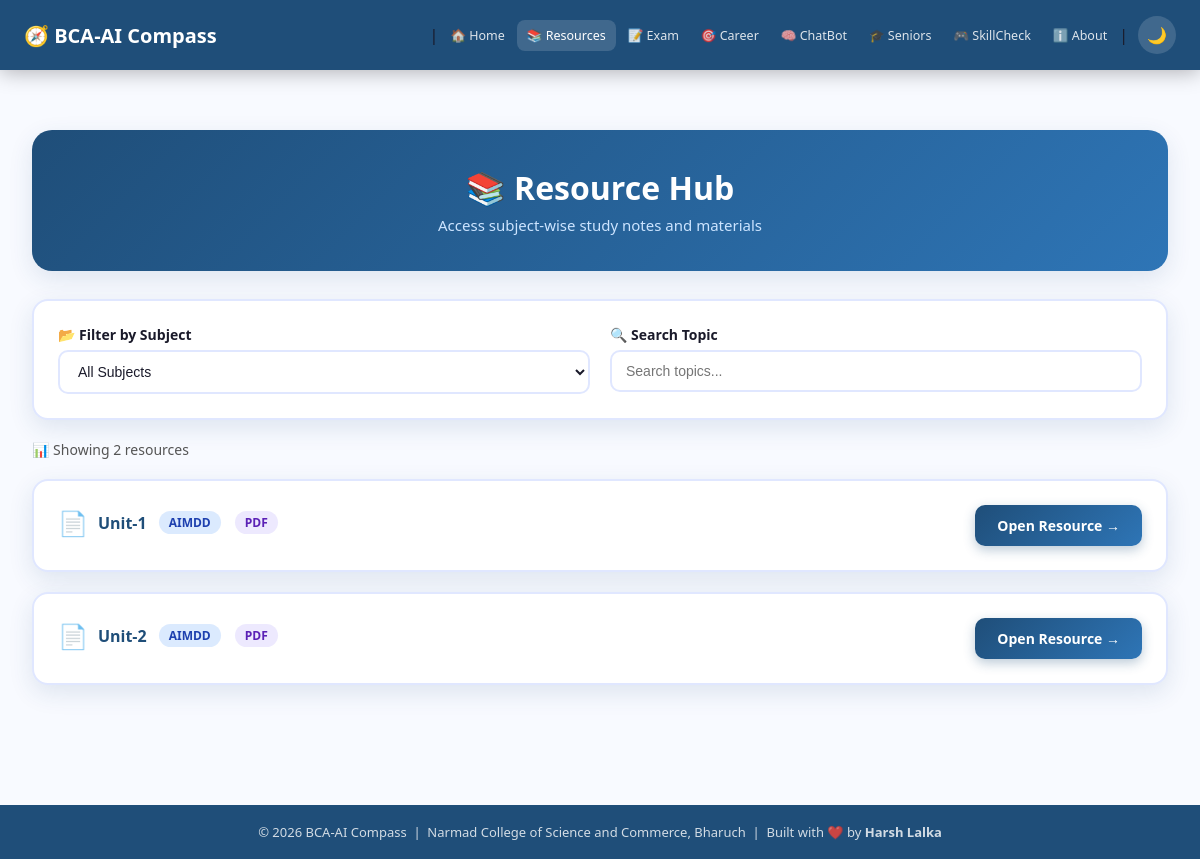
Page /resources on the committed database.
### tables this page shows
CREATE TABLE resources (id INTEGER PRIMARY KEY AUTOINCREMENT, subject TEXT, topic TEXT, file_type TEXT, link TEXT);

### app.py (the view)
@app.route('/resources')
def resources():
    conn = get_db()
    resources_list = conn.execute("SELECT * FROM resources ORDER BY subject, topic").fetchall()
    subjects = [r[0] for r in conn.execute("SELECT DISTINCT subject FROM resources").fetchall()]
    conn.close()
    return render_template('resources.html', resources=resources_list, subjects=subjects)

### app.py (called while the page is built)
def get_db():
    conn = sqlite3.connect(os.path.join(BASE_DIR, 'database', 'compass.db'))
    conn.row_factory = sqlite3.Row
    return conn

### templates/resources.html (shortened to what this page needs)
{% extends "base.html" %}
{% block content %}
<div class="section">
    <div class="page-header"><h1>📚 Resource Hub</h1><p>Access subject-wise study notes and materials</p></div>
    <div class="card">
        <div class="grid-2">
            <div class="form-group" style="margin:0;">
                <label class="form-label">📂 Filter by Subject</label>
                <select class="form-select" id="subjectFilter" onchange="filterResources()">
                    <option value="all">All Subjects</option>
                </select>
            </div>
            <div class="form-group" style="margin:0;">
                <label class="form-label">🔍 Search Topic</label>
                <input type="text" class="form-control" id="searchInput" placeholder="Search topics..." oninput="filterResources()">
            </div>
        </div>
    </div>
    <p style="color:var(--text-light); margin-bottom:20px; font-size:14px;">📊 Showing <span id="resourceCount">{{ resources|length }}</span> resources</p>
    <div id="resourcesList">
        {% if resources %}
            {% for r in resources %}
            <div class="card resource-item fade-in" data-subject="{{ r.subject }}" data-topic="{{ r.topic|lower }}">
                <div style="display:flex; justify-content:space-between; align-items:center; flex-wrap:wrap; gap:12px;">
                    <div>
                        <div style="display:flex; align-items:center; gap:10px; margin-bottom:6px;">
                            <span style="font-size:24px;">{% if r.file_type == 'PDF' %}📄{% elif r.file_type == 'Notes' %}📝{% elif r.file_type == 'Image' %}🖼️{% else %}📃{% endif %}</span>
                            <strong style="font-size:16px; color:var(--primary);">{{ r.topic }}</strong>
                            <span class="badge badge-blue">{{ r.subject }}</span>
                            <span class="badge badge-purple">{{ r.file_type }}</span>
                        </div>
                    </div>
                    <a href="{{ r.link }}" target="_blank" class="btn btn-blue">Open Resource →</a>
                </div>
            </div>
            {% endfor %}
        {% else %}
            <div class="card text-center"><div style="font-size:48px;">📭</div><h3 style="color:var(--text-light);">No resources found</h3></div>
        {% endif %}
    </div>
</div>
{% endblock %}

### static/css/style.css (style rules this page uses)
html { overflow-y: scroll; }
:root { --primary: #1F4E79; --primary-light: #2E75B6; --accent: #4A9EFF; --bg: #F8FAFF; --white: #ffffff; --text: #1a1a2a; --text-light: #555; --border: #e0e7ff; --shadow: 0 8px 24px rgba(31,78,121,0.12); --radius: 16px; --transition: all 0.3s ease; --navbar-height: 70px; }
*, *::before, *::after { box-sizing: border-box; margin: 0; padding: 0; }
html { scroll-behavior: smooth; }
body { font-family: 'Segoe UI', system-ui, sans-serif; background: var(--bg); color: var(--text); transition: var(--transition); padding-top: var(--navbar-height); }
.section { padding: 60px 32px; max-width: 1200px; margin: 0 auto; }
.page-header { background: linear-gradient(135deg, var(--primary), var(--primary-light)); border-radius: 20px; padding: 36px; text-align: center; margin-bottom: 28px; box-shadow: var(--shadow); }
.page-header h1 { color: white; font-size: 32px; margin-bottom: 6px; }
.page-header p { color: #cce4ff; font-size: 15px; }
.card { background: var(--white); border: 2px solid var(--border); border-radius: var(--radius); padding: 24px; margin-bottom: 20px; box-shadow: var(--shadow); transition: var(--transition); }
.form-group { margin-bottom: 18px; }
.form-label { display: block; font-weight: 600; color: var(--text); margin-bottom: 6px; font-size: 14px; }
.form-control { width: 100%; padding: 11px 14px; border: 2px solid var(--border); border-radius: 10px; font-size: 14px; background: var(--white); color: var(--text); transition: var(--transition); outline: none; }
.form-select { width: 100%; padding: 11px 14px; border: 2px solid var(--border); border-radius: 10px; font-size: 14px; background: var(--white); color: var(--text); cursor: pointer; outline: none; transition: var(--transition); }
.btn { padding: 11px 22px; border-radius: 10px; font-weight: 600; font-size: 14px; border: none; cursor: pointer; transition: var(--transition); text-decoration: none; display: inline-flex; align-items: center; gap: 8px; }
.btn-blue { background: linear-gradient(135deg, var(--primary), var(--primary-light)); color: white; box-shadow: 0 4px 12px rgba(31,78,121,0.3); }
.badge { display: inline-block; padding: 3px 10px; border-radius: 20px; font-size: 12px; font-weight: 600; margin: 2px; }
.badge-blue { background: #dbeafe; color: #1e40af; }
.badge-purple { background: #ede9fe; color: #5b21b6; }
.grid-2 { display: grid; grid-template-columns: 1fr 1fr; gap: 20px; }
.fade-in { animation: fadeIn 0.5s ease forwards; }

### rows in the picture
resources: topic "Unit-1", subject "AIMDD", file_type "PDF"
resources: topic "Unit-2", subject "AIMDD", file_type "PDF"

### other values in the picture
{{ resources|length }} "2"
